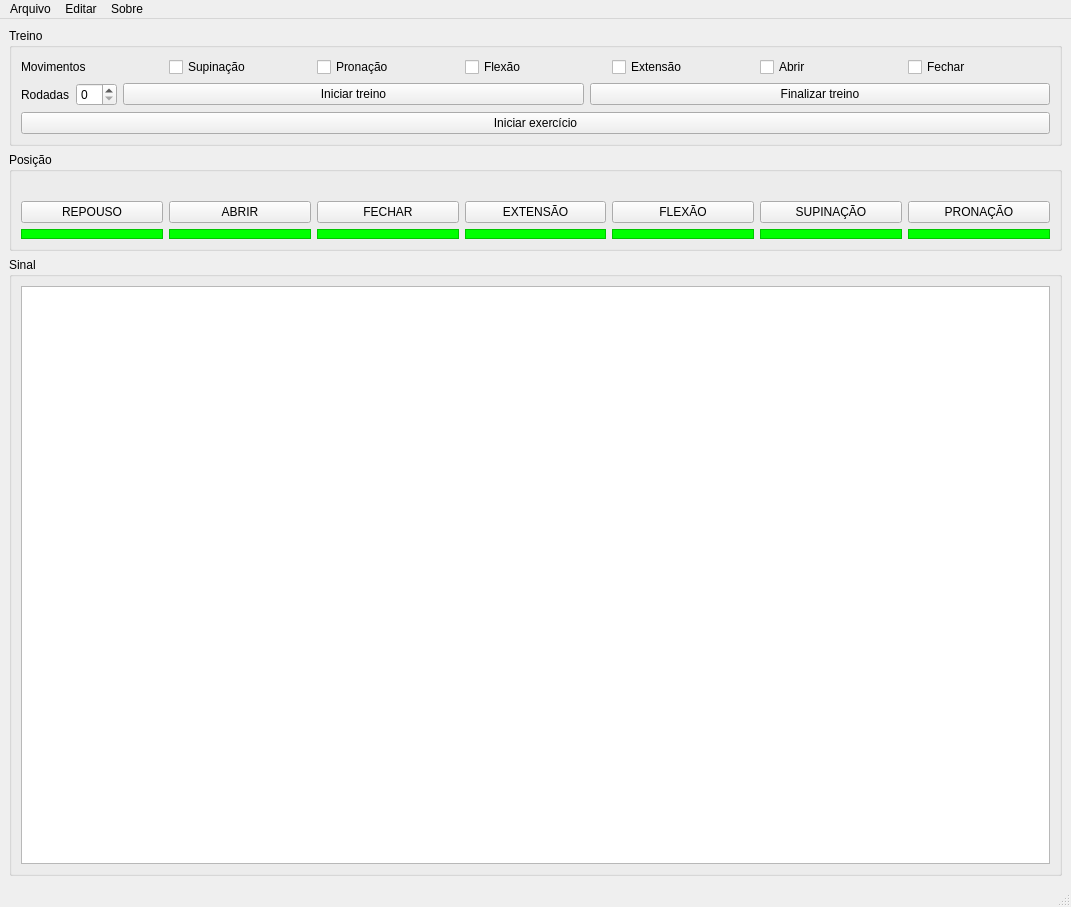
<?xml version="1.0" encoding="UTF-8"?>
<ui version="4.0">
 <class>MainWindow</class>
 <widget class="QMainWindow" name="MainWindow">
  <property name="geometry">
   <rect>
    <x>0</x>
    <y>0</y>
    <width>1071</width>
    <height>907</height>
   </rect>
  </property>
  <property name="windowTitle">
   <string>EMGsvm</string>
  </property>
  <widget class="QWidget" name="centralwidget">
   <layout class="QVBoxLayout" name="verticalLayout">
    <item>
     <layout class="QVBoxLayout" name="verticalLayout_2">
      <item>
       <layout class="QHBoxLayout" name="horizontalLayout_5">
        <item>
         <layout class="QHBoxLayout" name="horizontalLayout_3">
          <item>
           <widget class="QGroupBox" name="groupBox">
            <property name="title">
             <string>Treino</string>
            </property>
            <layout class="QVBoxLayout" name="verticalLayout_8">
             <item>
              <layout class="QHBoxLayout" name="horizontalLayout_8">
               <item>
                <widget class="QLabel" name="label_2">
                 <property name="text">
                  <string>Movimentos</string>
                 </property>
                </widget>
               </item>
               <item>
                <widget class="QCheckBox" name="checkBox_2">
                 <property name="text">
                  <string>Supinação</string>
                 </property>
                </widget>
               </item>
               <item>
                <widget class="QCheckBox" name="checkBox_4">
                 <property name="text">
                  <string>Pronação</string>
                 </property>
                </widget>
               </item>
               <item>
                <widget class="QCheckBox" name="checkBox_3">
                 <property name="text">
                  <string>Flexão</string>
                 </property>
                </widget>
               </item>
               <item>
                <widget class="QCheckBox" name="checkBox">
                 <property name="text">
                  <string>Extensão</string>
                 </property>
                </widget>
               </item>
               <item>
                <widget class="QCheckBox" name="checkBox_5">
                 <property name="text">
                  <string>Abrir</string>
                 </property>
                </widget>
               </item>
               <item>
                <widget class="QCheckBox" name="checkBox_6">
                 <property name="text">
                  <string>Fechar</string>
                 </property>
                </widget>
               </item>
              </layout>
             </item>
             <item>
              <layout class="QHBoxLayout" name="horizontalLayout_7">
               <item>
                <widget class="QLabel" name="label">
                 <property name="sizePolicy">
                  <sizepolicy hsizetype="Maximum" vsizetype="Preferred">
                   <horstretch>0</horstretch>
                   <verstretch>0</verstretch>
                  </sizepolicy>
                 </property>
                 <property name="text">
                  <string>Rodadas</string>
                 </property>
                </widget>
               </item>
               <item>
                <widget class="QSpinBox" name="spinBox">
                 <property name="sizePolicy">
                  <sizepolicy hsizetype="Fixed" vsizetype="Fixed">
                   <horstretch>0</horstretch>
                   <verstretch>0</verstretch>
                  </sizepolicy>
                 </property>
                </widget>
               </item>
               <item>
                <layout class="QHBoxLayout" name="horizontalLayout_6">
                 <item>
                  <widget class="QPushButton" name="pushButton_3">
                   <property name="text">
                    <string>Iniciar treino</string>
                   </property>
                  </widget>
                 </item>
                 <item>
                  <widget class="QPushButton" name="pushButton_2">
                   <property name="text">
                    <string>Finalizar treino</string>
                   </property>
                  </widget>
                 </item>
                </layout>
               </item>
              </layout>
             </item>
             <item>
              <layout class="QVBoxLayout" name="verticalLayout_3">
               <item>
                <widget class="QPushButton" name="pushButton">
                 <property name="text">
                  <string>Iniciar exercício</string>
                 </property>
                </widget>
               </item>
              </layout>
             </item>
            </layout>
           </widget>
          </item>
         </layout>
        </item>
       </layout>
      </item>
      <item>
       <layout class="QVBoxLayout" name="verticalLayout_7">
        <item>
         <widget class="QGroupBox" name="groupBox_3">
          <property name="title">
           <string>Posição</string>
          </property>
          <layout class="QHBoxLayout" name="horizontalLayout_13">
           <item>
            <layout class="QVBoxLayout" name="verticalLayout_9">
             <item>
              <widget class="QLabel" name="label_5">
               <property name="text">
                <string/>
               </property>
               <property name="pixmap">
                <pixmap>../image/repouso_scaled.png</pixmap>
               </property>
               <property name="alignment">
                <set>Qt::AlignCenter</set>
               </property>
              </widget>
             </item>
             <item>
              <widget class="QPushButton" name="btn_repouso">
               <property name="text">
                <string>REPOUSO</string>
               </property>
              </widget>
             </item>
             <item>
              <widget class="QFrame" name="status_repouso">
               <property name="minimumSize">
                <size>
                 <width>0</width>
                 <height>10</height>
                </size>
               </property>
               <property name="styleSheet">
                <string notr="true">background-color: rgb(0, 255, 0)</string>
               </property>
               <property name="frameShape">
                <enum>QFrame::StyledPanel</enum>
               </property>
               <property name="frameShadow">
                <enum>QFrame::Raised</enum>
               </property>
              </widget>
             </item>
            </layout>
           </item>
           <item>
            <layout class="QVBoxLayout" name="verticalLayout_13">
             <item>
              <widget class="QLabel" name="label_4">
               <property name="text">
                <string/>
               </property>
               <property name="pixmap">
                <pixmap>../image/repouso1_scaled.png</pixmap>
               </property>
               <property name="alignment">
                <set>Qt::AlignLeading|Qt::AlignLeft|Qt::AlignVCenter</set>
               </property>
              </widget>
             </item>
             <item>
              <widget class="QPushButton" name="btn_abrir">
               <property name="text">
                <string>ABRIR</string>
               </property>
              </widget>
             </item>
             <item>
              <widget class="QFrame" name="status_abrir">
               <property name="minimumSize">
                <size>
                 <width>0</width>
                 <height>10</height>
                </size>
               </property>
               <property name="styleSheet">
                <string notr="true">background-color: rgb(0, 255, 0)</string>
               </property>
               <property name="frameShape">
                <enum>QFrame::StyledPanel</enum>
               </property>
               <property name="frameShadow">
                <enum>QFrame::Raised</enum>
               </property>
              </widget>
             </item>
            </layout>
           </item>
           <item>
            <layout class="QVBoxLayout" name="verticalLayout_10">
             <item>
              <widget class="QLabel" name="label_11">
               <property name="text">
                <string/>
               </property>
               <property name="pixmap">
                <pixmap>../image/fechar_scaled.png</pixmap>
               </property>
               <property name="alignment">
                <set>Qt::AlignCenter</set>
               </property>
              </widget>
             </item>
             <item>
              <widget class="QPushButton" name="btn_fechar">
               <property name="text">
                <string>FECHAR</string>
               </property>
              </widget>
             </item>
             <item>
              <widget class="QFrame" name="status_fechar">
               <property name="minimumSize">
                <size>
                 <width>0</width>
                 <height>10</height>
                </size>
               </property>
               <property name="styleSheet">
                <string notr="true">background-color: rgb(0, 255, 0)</string>
               </property>
               <property name="frameShape">
                <enum>QFrame::StyledPanel</enum>
               </property>
               <property name="frameShadow">
                <enum>QFrame::Raised</enum>
               </property>
              </widget>
             </item>
            </layout>
           </item>
           <item>
            <layout class="QVBoxLayout" name="verticalLayout_14">
             <item>
              <widget class="QLabel" name="label_7">
               <property name="text">
                <string/>
               </property>
               <property name="pixmap">
                <pixmap>../image/extensao_scaled.png</pixmap>
               </property>
               <property name="alignment">
                <set>Qt::AlignCenter</set>
               </property>
              </widget>
             </item>
             <item>
              <widget class="QPushButton" name="btn_extensao">
               <property name="text">
                <string>EXTENSÃO</string>
               </property>
              </widget>
             </item>
             <item>
              <widget class="QFrame" name="status_extensao">
               <property name="minimumSize">
                <size>
                 <width>0</width>
                 <height>10</height>
                </size>
               </property>
               <property name="styleSheet">
                <string notr="true">background-color: rgb(0, 255, 0)</string>
               </property>
               <property name="frameShape">
                <enum>QFrame::StyledPanel</enum>
               </property>
               <property name="frameShadow">
                <enum>QFrame::Raised</enum>
               </property>
              </widget>
             </item>
            </layout>
           </item>
           <item>
            <layout class="QVBoxLayout" name="verticalLayout_12">
             <item>
              <widget class="QLabel" name="label_10">
               <property name="text">
                <string/>
               </property>
               <property name="pixmap">
                <pixmap>../image/flexao_scaled.png</pixmap>
               </property>
               <property name="alignment">
                <set>Qt::AlignCenter</set>
               </property>
              </widget>
             </item>
             <item>
              <widget class="QPushButton" name="btn_flexao">
               <property name="text">
                <string>FLEXÃO</string>
               </property>
              </widget>
             </item>
             <item>
              <widget class="QFrame" name="status_flexao">
               <property name="minimumSize">
                <size>
                 <width>0</width>
                 <height>10</height>
                </size>
               </property>
               <property name="styleSheet">
                <string notr="true">background-color: rgb(0, 255, 0)</string>
               </property>
               <property name="frameShape">
                <enum>QFrame::StyledPanel</enum>
               </property>
               <property name="frameShadow">
                <enum>QFrame::Raised</enum>
               </property>
              </widget>
             </item>
            </layout>
           </item>
           <item>
            <layout class="QVBoxLayout" name="verticalLayout_5">
             <item>
              <widget class="QLabel" name="label_3">
               <property name="text">
                <string/>
               </property>
               <property name="pixmap">
                <pixmap>../image/supinacao_scaled.png</pixmap>
               </property>
               <property name="alignment">
                <set>Qt::AlignCenter</set>
               </property>
              </widget>
             </item>
             <item>
              <widget class="QPushButton" name="btn_supinacao">
               <property name="text">
                <string>SUPINAÇÃO</string>
               </property>
              </widget>
             </item>
             <item>
              <widget class="QFrame" name="status_supinacao">
               <property name="minimumSize">
                <size>
                 <width>0</width>
                 <height>10</height>
                </size>
               </property>
               <property name="styleSheet">
                <string notr="true">background-color: rgb(0, 255, 0)</string>
               </property>
               <property name="frameShape">
                <enum>QFrame::StyledPanel</enum>
               </property>
               <property name="frameShadow">
                <enum>QFrame::Raised</enum>
               </property>
              </widget>
             </item>
            </layout>
           </item>
           <item>
            <layout class="QVBoxLayout" name="verticalLayout_6">
             <item>
              <widget class="QLabel" name="label_6">
               <property name="text">
                <string/>
               </property>
               <property name="pixmap">
                <pixmap>../image/pronacao_scaled.png</pixmap>
               </property>
               <property name="alignment">
                <set>Qt::AlignCenter</set>
               </property>
              </widget>
             </item>
             <item>
              <widget class="QPushButton" name="btn_pronacao">
               <property name="text">
                <string>PRONAÇÃO</string>
               </property>
              </widget>
             </item>
             <item>
              <widget class="QFrame" name="status_pronacao">
               <property name="minimumSize">
                <size>
                 <width>0</width>
                 <height>10</height>
                </size>
               </property>
               <property name="styleSheet">
                <string notr="true">background-color: rgb(0, 255, 0)</string>
               </property>
               <property name="frameShape">
                <enum>QFrame::StyledPanel</enum>
               </property>
               <property name="frameShadow">
                <enum>QFrame::Raised</enum>
               </property>
              </widget>
             </item>
            </layout>
           </item>
          </layout>
         </widget>
        </item>
       </layout>
      </item>
      <item>
       <layout class="QVBoxLayout" name="verticalLayout_4">
        <item>
         <widget class="QGroupBox" name="groupBox_4">
          <property name="title">
           <string>Sinal</string>
          </property>
          <layout class="QVBoxLayout" name="verticalLayout_11">
           <item>
            <widget class="CustomPlotEMG" name="graphicsView">
             <property name="sizePolicy">
              <sizepolicy hsizetype="Expanding" vsizetype="Expanding">
               <horstretch>0</horstretch>
               <verstretch>0</verstretch>
              </sizepolicy>
             </property>
             <property name="minimumSize">
              <size>
               <width>0</width>
               <height>250</height>
              </size>
             </property>
            </widget>
           </item>
          </layout>
         </widget>
        </item>
       </layout>
      </item>
     </layout>
    </item>
   </layout>
  </widget>
  <widget class="QMenuBar" name="menubar">
   <property name="geometry">
    <rect>
     <x>0</x>
     <y>0</y>
     <width>1071</width>
     <height>21</height>
    </rect>
   </property>
   <widget class="QMenu" name="menuArquivo">
    <property name="title">
     <string>Arquivo</string>
    </property>
    <addaction name="actionSair"/>
   </widget>
   <widget class="QMenu" name="menuEditar">
    <property name="title">
     <string>Editar</string>
    </property>
    <addaction name="actionAbrir_game"/>
   </widget>
   <widget class="QMenu" name="menuSobre">
    <property name="title">
     <string>Sobre</string>
    </property>
   </widget>
   <addaction name="menuArquivo"/>
   <addaction name="menuEditar"/>
   <addaction name="menuSobre"/>
  </widget>
  <widget class="QStatusBar" name="statusbar"/>
  <action name="actionSair">
   <property name="text">
    <string>Sair</string>
   </property>
  </action>
  <action name="actionAbrir_game">
   <property name="text">
    <string>Abrir jogo</string>
   </property>
  </action>
 </widget>
 <customwidgets>
  <customwidget>
   <class>CustomPlotEMG</class>
   <extends>QGraphicsView</extends>
   <header>customplotemg</header>
  </customwidget>
 </customwidgets>
 <resources/>
 <connections/>
</ui>
